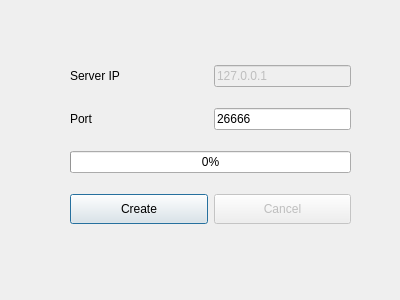
<?xml version="1.0" encoding="UTF-8"?>
<ui version="4.0">
 <class>ServerCreateHostDlg</class>
 <widget class="QDialog" name="ServerCreateHostDlg">
  <property name="geometry">
   <rect>
    <x>0</x>
    <y>0</y>
    <width>400</width>
    <height>300</height>
   </rect>
  </property>
  <property name="windowTitle">
   <string>Dialog</string>
  </property>
  <widget class="QWidget" name="">
   <property name="geometry">
    <rect>
     <x>70</x>
     <y>50</y>
     <width>281</width>
     <height>191</height>
    </rect>
   </property>
   <layout class="QGridLayout" name="gridLayout" columnstretch="1,1">
    <item row="0" column="0">
     <widget class="QLabel" name="label_2">
      <property name="text">
       <string>Server IP</string>
      </property>
     </widget>
    </item>
    <item row="0" column="1">
     <widget class="QLineEdit" name="lineEditIP">
      <property name="enabled">
       <bool>false</bool>
      </property>
      <property name="text">
       <string>127.0.0.1</string>
      </property>
     </widget>
    </item>
    <item row="1" column="0">
     <widget class="QLabel" name="label">
      <property name="text">
       <string>Port</string>
      </property>
     </widget>
    </item>
    <item row="1" column="1">
     <widget class="QLineEdit" name="lineEditPort">
      <property name="text">
       <string>26666</string>
      </property>
     </widget>
    </item>
    <item row="2" column="0" colspan="2">
     <widget class="QProgressBar" name="progressBarConnect">
      <property name="value">
       <number>0</number>
      </property>
     </widget>
    </item>
    <item row="3" column="0">
     <widget class="QPushButton" name="btnCreate">
      <property name="minimumSize">
       <size>
        <width>0</width>
        <height>30</height>
       </size>
      </property>
      <property name="text">
       <string>Create</string>
      </property>
     </widget>
    </item>
    <item row="3" column="1">
     <widget class="QPushButton" name="btnCancel">
      <property name="enabled">
       <bool>false</bool>
      </property>
      <property name="minimumSize">
       <size>
        <width>0</width>
        <height>30</height>
       </size>
      </property>
      <property name="text">
       <string>Cancel</string>
      </property>
     </widget>
    </item>
   </layout>
  </widget>
 </widget>
 <resources/>
 <connections/>
</ui>
